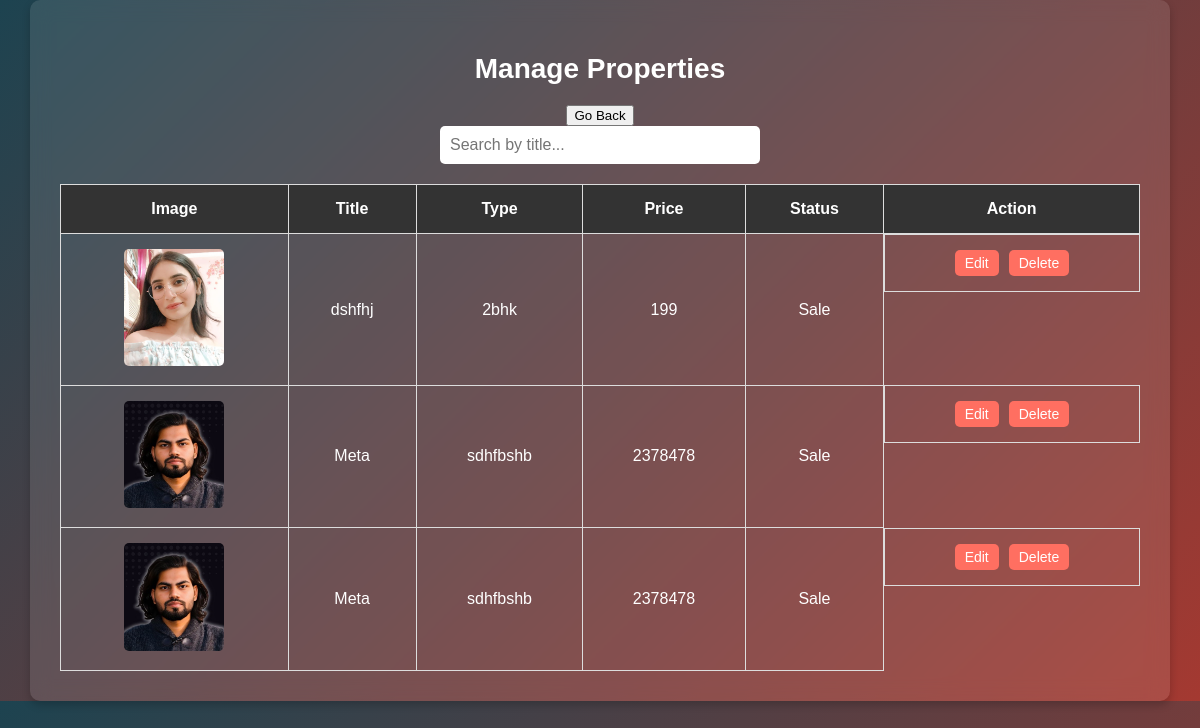
Screenshot of /admin/manage_properties.php with the database file from the repository.
### tables this page shows
CREATE TABLE `properties` (
  `id` int(11) NOT NULL,
  `title` varchar(255) NOT NULL,
  `description` text DEFAULT NULL,
  `type` varchar(100) DEFAULT NULL,
  `price` varchar(50) DEFAULT NULL,
  `status` enum('Sale','Rent') DEFAULT 'Sale',
  `image_path` varchar(255) DEFAULT NULL,
  `created_at` timestamp NOT NULL DEFAULT current_timestamp()
);

### admin/manage_properties.php (the view, shortened to what this page needs)
<?php
include 'config.php';
$searchQuery = '';
if (isset($_GET['search'])) {
    $searchQuery = $_GET['search'];
    $stmt = $conn->prepare("SELECT * FROM properties WHERE title LIKE ?");
    $searchTerm = "%{$searchQuery}%";
    $stmt->bind_param("s", $searchTerm);
} else {
    $stmt = $conn->prepare("SELECT * FROM properties");
}
$stmt->execute();
$result = $stmt->get_result();
?>
<!DOCTYPE html>
<html lang="en">
<head>
</head>
<body>
    <div class="container">
        <h2>Manage Properties</h2>
        <button class="back-button" onclick="history.back();">Go Back</button>
        <div class="search-container">
            <form action="manage_properties.php" method="get">
                <input type="text" name="search" placeholder="Search by title..." value="<?php echo htmlspecialchars($searchQuery); ?>">
            </form>
        </div>
        <table>
            <tr>
                <th>Image</th>
                <th>Title</th>
                <th>Type</th>
                <th>Price</th>
                <th>Status</th>
                <th>Action</th>
            </tr>
            <?php
            if ($result->num_rows > 0) {
                while ($row = $result->fetch_assoc()) {
                    echo "<tr>
                        <td><img src='{$row['image_path']}' alt='{$row['title']}'></td>
                        <td>{$row['title']}</td>
                        <td>{$row['type']}</td>
                        <td>{$row['price']}</td>
                        <td>{$row['status']}</td>
                        <td class='action-links'>
                            <a href='edit_property.php?id={$row['id']}'>Edit</a>
                            <a href='delete_property.php?id={$row['id']}'>Delete</a>
                        </td>
                    </tr>";
                }
            } else {
                echo "<tr><td colspan='6'>No properties found.</td></tr>";
            }
            ?>
        </table>
    </div>
</body>
</html>

### admin/manage_properties.php (style rules this page uses)
body { font-family: Arial, sans-serif; background: linear-gradient(135deg, #1d4350, #a43931); color: #ffffff; margin: 0; padding: 0; display: flex; justify-content: center; align-items: center; }
.container { background: rgba(255, 255, 255, 0.1); backdrop-filter: blur(10px); padding: 30px; border-radius: 10px; box-shadow: 0 4px 8px rgba(0, 0, 0, 0.2); text-align: center; width: 90%; max-width: 1200px; }
h2 { margin-bottom: 20px; font-size: 28px; }
.search-container { margin-bottom: 20px; }
.search-container input { padding: 10px; font-size: 16px; border: none; border-radius: 5px; width: 300px; }
table { width: 100%; border-collapse: collapse; margin-top: 20px; }
th, td { padding: 15px; text-align: center; border: 1px solid #ddd; }
th { background-color: #333; color: #fff; }
td img { width: 100px; height: auto; border-radius: 5px; }
a { text-decoration: none; color: #fff; background-color: #ff6f61; padding: 5px 10px; border-radius: 5px; font-size: 14px; transition: background 0.3s ease; }
.action-links { display: flex; justify-content: center; gap: 10px; }

### rows the page displays
properties: image_path (picture), title "dshfhj", type "2bhk", price "199", status "Sale"
properties: image_path (picture), title "Meta", type "sdhfbshb", price "2378478", status "Sale"
properties: image_path (picture), title "Meta", type "sdhfbshb", price "2378478", status "Sale"
